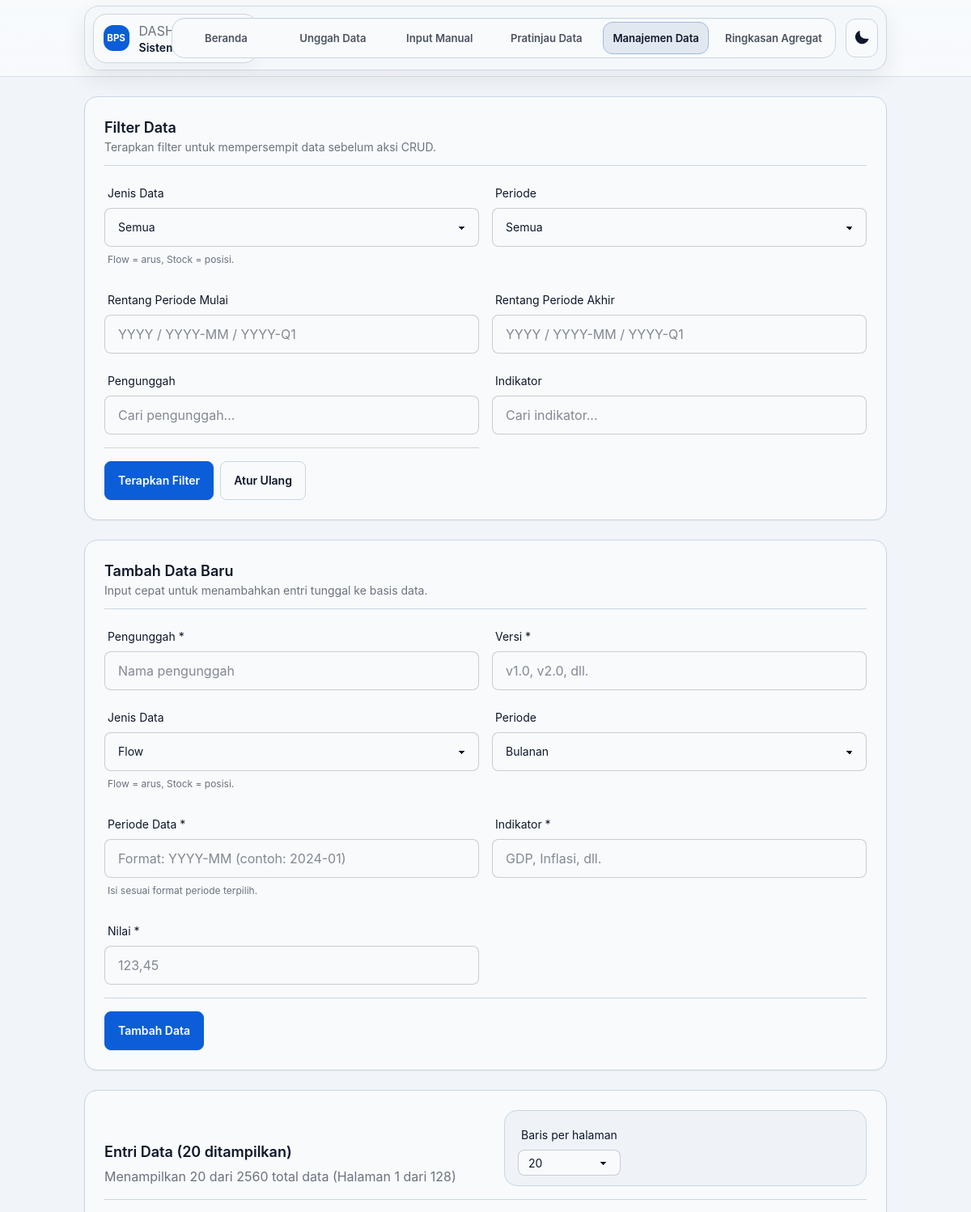
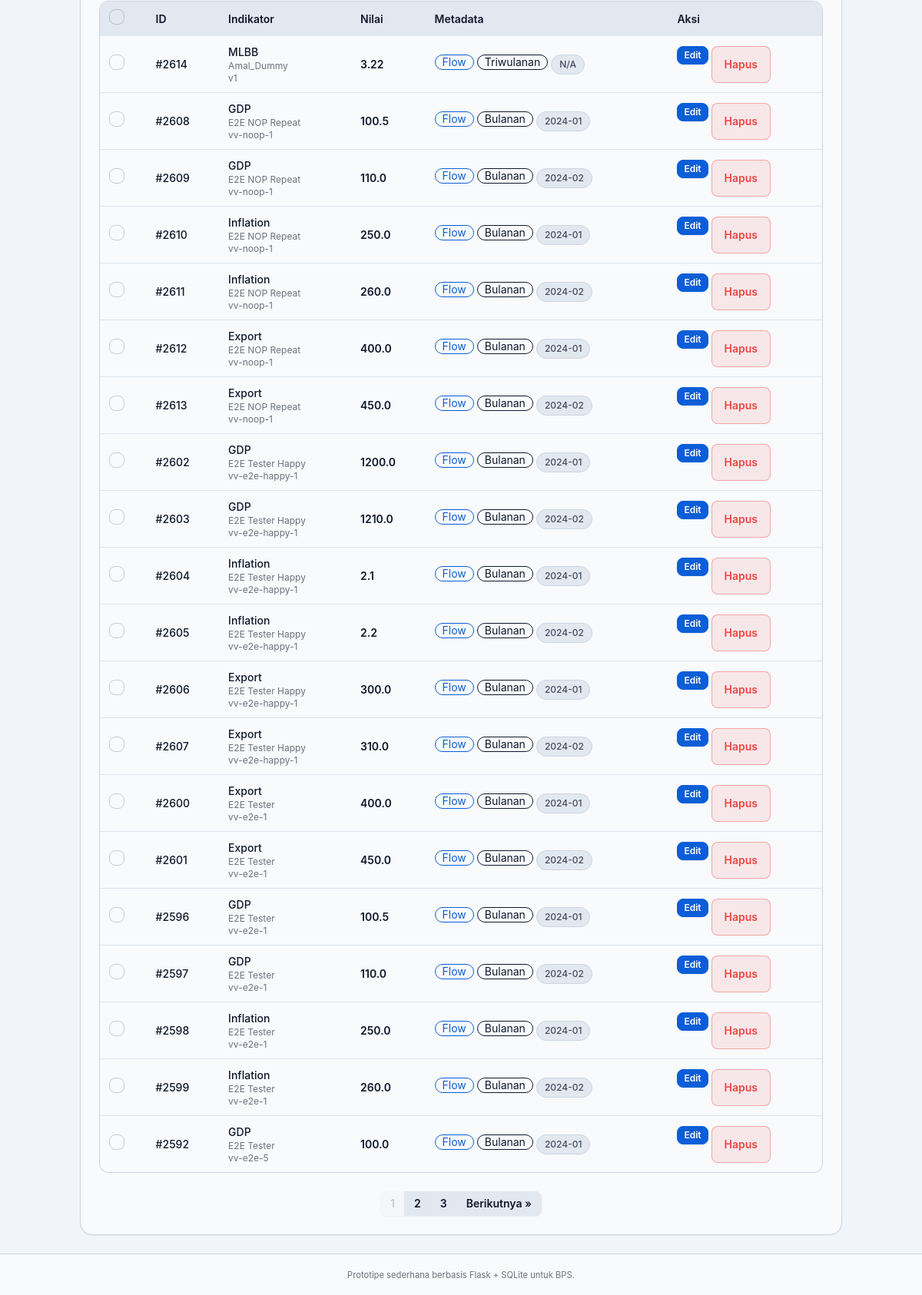
The page /data-management on the database its author committed (2 pictures, top to bottom).
### tables this page shows
CREATE TABLE data_entries (
                id INTEGER PRIMARY KEY AUTOINCREMENT,
                uploader_name TEXT NOT NULL,
                version TEXT NOT NULL,
                template_type TEXT,
                data_type TEXT,
                time_period TEXT,
                indicator_name TEXT NOT NULL,
                value REAL,
                unit TEXT,
                region_code TEXT,
                year INTEGER,
                month INTEGER,
                quarter INTEGER,
                created_at TEXT NOT NULL
            );

### routes/manage.py (the view, shortened to what this page needs)
def data_management():
    filter_source = request.values
    data_type = filter_source.get("data_type", "")
    time_period = filter_source.get("time_period", "")
    uploader = filter_source.get("uploader", "")
    indicator = filter_source.get("indicator", "")
    period_start, period_end = get_period_range_params(filter_source)
    page, limit, offset = parse_entries_pagination(request)
    qkw = entries_query_kwargs(data_type, time_period, uploader, indicator, period_start, period_end)
    entries = query_data_entries(**qkw, limit=limit, offset=offset)
    total_entries = get_total_entries_count(**qkw)
    filters = build_entries_filters_ui_dict(
        data_type=data_type,
        time_period=time_period,
        uploader=uploader,
        indicator=indicator,
        period_start=period_start,
        period_end=period_end,
        page=page,
        limit=limit,
        total_entries=total_entries,
    )
    filter_options = get_filter_options()
    return render_template("data_management.html", entries=entries, filters=filters, filter_options=filter_options)

### templates/data_management.html (shortened to what this page needs)
{% extends "base_tailwind.html" %}
{% block content %}
{% include "partials/_management_filters.html" %}
{% include "partials/_management_insert_form.html" %}
{% include "partials/_management_table.html" %}
{% endblock %}

### templates/partials/_management_table.html (shortened to what this page needs)
<section class="panel">
    {% if entries %}
    <div class="panel-header md:flex-row md:items-end md:justify-between">
        <div class="space-y-1">
            <h3 class="text-lg font-semibold">Entri Data ({{ entries|length }} ditampilkan)</h3>
            <div class="text-base-content/60">
                Menampilkan {{ entries|length }} dari {{ filters.total_entries }} total data
                (Halaman {{ filters.page }} dari {{ filters.total_pages }})
            </div>
        </div>
        <div class="toolbar-bar md:w-auto md:min-w-[28rem]">
            <div class="form-control">
                <label for="limit-selector" class="label">
                    <span class="label-text">Baris per halaman</span>
                </label>
                <select id="limit-selector" onchange="changeLimit(this.value)" class="control control--sm">
                    <option value="20" {% if filters.limit == 20 %}selected{% endif %}>20</option>
                </select>
            </div>
        </div>
    </div>
    <div class="mt-4 md:hidden data-table-wrap">
        <table class="data-table data-table--compact data-table--mobile">
            <thead>
                <tr class="text-base-content/60">
                    <th class="w-8"><input type="checkbox" class="checkbox checkbox-sm" onclick="toggleSelectAllMobile(this)"></th>
                    <th>ID</th>
                    <th>Indikator</th>
                    <th>Nilai</th>
                    <th>Metadata</th>
                    <th>Aksi</th>
                </tr>
            </thead>
            <tbody>
                {% for entry in entries %}
                <tr data-entry-id="{{ entry.id }}">
                    <td><input type="checkbox" class="row-checkbox checkbox checkbox-sm" value="{{ entry.id }}" data-entry-id="{{ entry.id }}"></td>
                    <td class="font-medium">#{{ entry.id }}</td>
                    <td>
                        <div class="font-medium truncate max-w-[120px]">{{ entry.indicator_name }}</div>
                        <div class="text-xs text-base-content/60">{{ entry.uploader_name }}</div>
                        <div class="text-xs text-base-content/60">v{{ entry.version }}</div>
                    </td>
                    <td class="font-semibold">{{ entry.value }}</td>
                    <td>
                        {% set row = entry %}
                        <div class="flex flex-wrap gap-1">
                            {% include "partials/_data_type_badge.html" %}
                            {% include "partials/_time_period_badge.html" %}
                            <span class="chip">{{ entry.tanggal_data }}</span>
                        </div>
                    </td>
                    <td>
                        <div class="flex gap-1">
                            <button
                                type="button"
                                class="btn btn-primary btn-xs management-action-btn"
                                data-entry-id="{{ entry.id }}"
                                data-uploader="{{ entry.uploader_name|e }}"
                                data-version="{{ entry.version|e }}"
                                data-indicator="{{ entry.indicator_name|e }}"
                                data-value="{{ entry.value }}"
                                data-data-type="{{ entry.data_type }}"
                                data-time-period="{{ entry.time_period }}"
                                onclick="openEntryEditModal(this)"
                            >
                                Edit
                            </button>
                            <form method="POST" class="inline">
                                <button type="button" class="btn-danger-soft btn-xs js-confirm-action management-action-btn" data-confirm-title="Hapus data ini?" data-confirm-message="Data yang dipilih akan dihapus permanen." data-confirm-label="Hapus" data-confirm-submit="true">Hapus</button>
                            </form>
                        </div>
                    </td>
                </tr>
                {% endfor %}
            </tbody>
        </table>
    </div>
    {% set pagination_aria_label = "Paginasi manajemen data" %}
    {% set pagination_endpoint = "data_management" %}
{% include "partials/_pagination.html" %}
    {% else %}
    {% set message = "Belum ada data yang cocok dengan filter manajemen saat ini." %}
    {% endif %}
</section>

### templates/partials/_data_type_badge.html
{% set _badge_row = row if row is defined else entry if entry is defined else None %}
{% if _badge_row and _badge_row.data_type == 'flow' %}
<span class="badge badge-primary badge-outline">Flow</span>
{% elif _badge_row and _badge_row.data_type == 'stock' %}
<span class="badge badge-accent badge-outline">Stock</span>
{% else %}
<span class="badge badge-outline">{{ _badge_row.data_type if _badge_row else '' }}</span>
{% endif %}

### templates/partials/_time_period_badge.html
{% set _badge_row = row if row is defined else entry if entry is defined else None %}
{% if _badge_row and _badge_row.time_period == 'monthly' %}
<span class="badge badge-outline">Bulanan</span>
{% elif _badge_row and _badge_row.time_period == 'quarterly' %}
<span class="badge badge-outline">Triwulanan</span>
{% elif _badge_row and _badge_row.time_period == 'yearly' %}
<span class="badge badge-outline">Tahunan</span>
{% else %}
<span class="badge badge-outline">{{ _badge_row.time_period if _badge_row else '' }}</span>
{% endif %}

### rows shown on the page
data_entries: id "2614", indicator_name "MLBB", uploader_name "Amal_Dummy", version "1", value "3.22", data_type "Flow", time_period "Triwulanan", tanggal_data "N/A"
data_entries: id "2608", indicator_name "GDP", uploader_name "E2E NOP Repeat", version "v-noop-1", value "100.5", data_type "Flow", time_period "Bulanan", tanggal_data "2024-01"
data_entries: id "2609", indicator_name "GDP", uploader_name "E2E NOP Repeat", version "v-noop-1", value "110.0", data_type "Flow", time_period "Bulanan", tanggal_data "2024-02"
data_entries: id "2610", indicator_name "Inflation", uploader_name "E2E NOP Repeat", version "v-noop-1", value "250.0", data_type "Flow", time_period "Bulanan", tanggal_data "2024-01"
data_entries: id "2611", indicator_name "Inflation", uploader_name "E2E NOP Repeat", version "v-noop-1", value "260.0", data_type "Flow", time_period "Bulanan", tanggal_data "2024-02"
data_entries: id "2612", indicator_name "Export", uploader_name "E2E NOP Repeat", version "v-noop-1", value "400.0", data_type "Flow", time_period "Bulanan", tanggal_data "2024-01"
data_entries: id "2613", indicator_name "Export", uploader_name "E2E NOP Repeat", version "v-noop-1", value "450.0", data_type "Flow", time_period "Bulanan", tanggal_data "2024-02"
data_entries: id "2602", indicator_name "GDP", uploader_name "E2E Tester Happy", version "v-e2e-happy-1", value "1200.0", data_type "Flow", time_period "Bulanan", tanggal_data "2024-01"
data_entries: id "2603", indicator_name "GDP", uploader_name "E2E Tester Happy", version "v-e2e-happy-1", value "1210.0", data_type "Flow", time_period "Bulanan", tanggal_data "2024-02"
data_entries: id "2604", indicator_name "Inflation", uploader_name "E2E Tester Happy", version "v-e2e-happy-1", value "2.1", data_type "Flow", time_period "Bulanan", tanggal_data "2024-01"
data_entries: id "2605", indicator_name "Inflation", uploader_name "E2E Tester Happy", version "v-e2e-happy-1", value "2.2", data_type "Flow", time_period "Bulanan", tanggal_data "2024-02"
data_entries: id "2606", indicator_name "Export", uploader_name "E2E Tester Happy", version "v-e2e-happy-1", value "300.0", data_type "Flow", time_period "Bulanan", tanggal_data "2024-01"
data_entries: id "2607", indicator_name "Export", uploader_name "E2E Tester Happy", version "v-e2e-happy-1", value "310.0", data_type "Flow", time_period "Bulanan", tanggal_data "2024-02"
data_entries: id "2600", indicator_name "Export", uploader_name "E2E Tester", version "v-e2e-1", value "400.0", data_type "Flow", time_period "Bulanan", tanggal_data "2024-01"
data_entries: id "2601", indicator_name "Export", uploader_name "E2E Tester", version "v-e2e-1", value "450.0", data_type "Flow", time_period "Bulanan", tanggal_data "2024-02"
data_entries: id "2596", indicator_name "GDP", uploader_name "E2E Tester", version "v-e2e-1", value "100.5", data_type "Flow", time_period "Bulanan", tanggal_data "2024-01"
data_entries: id "2597", indicator_name "GDP", uploader_name "E2E Tester", version "v-e2e-1", value "110.0", data_type "Flow", time_period "Bulanan", tanggal_data "2024-02"
data_entries: id "2598", indicator_name "Inflation", uploader_name "E2E Tester", version "v-e2e-1", value "250.0", data_type "Flow", time_period "Bulanan", tanggal_data "2024-01"
data_entries: id "2599", indicator_name "Inflation", uploader_name "E2E Tester", version "v-e2e-1", value "260.0", data_type "Flow", time_period "Bulanan", tanggal_data "2024-02"
data_entries: id "2592", indicator_name "GDP", uploader_name "E2E Tester", version "v-e2e-5", value "100.0", data_type "Flow", time_period "Bulanan", tanggal_data "2024-01"

### other values the page prints
{{ item.label }} "Beranda" "Unggah Data" "Input Manual" "Pratinjau Data" "Manajemen Data" "Ringkasan Agregat"
{{ entries|length }} "20"
{{ filters.total_entries }} "2560"
{{ filters.page }} "1"
{{ filters.total_pages }} "128"
{{ page_num }} "1"
{{ page_num }} "2" "3"
